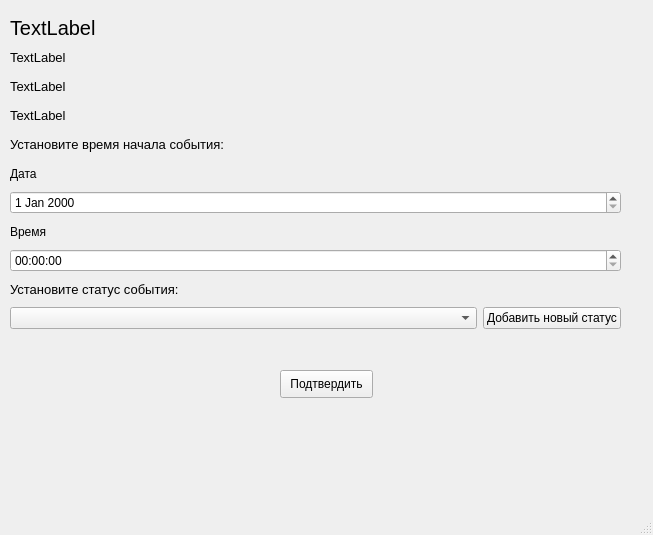
<?xml version="1.0" encoding="UTF-8"?>
<ui version="4.0">
 <class>MainWindow</class>
 <widget class="QMainWindow" name="MainWindow">
  <property name="geometry">
   <rect>
    <x>0</x>
    <y>0</y>
    <width>653</width>
    <height>535</height>
   </rect>
  </property>
  <property name="windowTitle">
   <string>MainWindow</string>
  </property>
  <widget class="QWidget" name="centralwidget">
   <widget class="QWidget" name="verticalLayoutWidget">
    <property name="geometry">
     <rect>
      <x>10</x>
      <y>16</y>
      <width>611</width>
      <height>313</height>
     </rect>
    </property>
    <layout class="QVBoxLayout" name="verticalLayout">
     <item>
      <widget class="QLabel" name="olimpName">
       <property name="font">
        <font>
         <pointsize>15</pointsize>
        </font>
       </property>
       <property name="text">
        <string>TextLabel</string>
       </property>
      </widget>
     </item>
     <item>
      <widget class="QLabel" name="olimpDesc">
       <property name="font">
        <font>
         <pointsize>10</pointsize>
        </font>
       </property>
       <property name="text">
        <string>TextLabel</string>
       </property>
      </widget>
     </item>
     <item>
      <widget class="QLabel" name="olimpLev">
       <property name="font">
        <font>
         <pointsize>10</pointsize>
        </font>
       </property>
       <property name="text">
        <string>TextLabel</string>
       </property>
      </widget>
     </item>
     <item>
      <widget class="QLabel" name="profil">
       <property name="font">
        <font>
         <pointsize>10</pointsize>
        </font>
       </property>
       <property name="text">
        <string>TextLabel</string>
       </property>
      </widget>
     </item>
     <item>
      <widget class="QLabel" name="label">
       <property name="font">
        <font>
         <pointsize>10</pointsize>
        </font>
       </property>
       <property name="text">
        <string>Установите время начала события:</string>
       </property>
      </widget>
     </item>
     <item>
      <widget class="QLabel" name="label_2">
       <property name="text">
        <string>Дата</string>
       </property>
      </widget>
     </item>
     <item>
      <widget class="QDateEdit" name="dateEdit"/>
     </item>
     <item>
      <widget class="QLabel" name="label_3">
       <property name="text">
        <string>Время</string>
       </property>
      </widget>
     </item>
     <item>
      <widget class="QTimeEdit" name="timeEdit"/>
     </item>
     <item>
      <widget class="QLabel" name="label_4">
       <property name="font">
        <font>
         <pointsize>10</pointsize>
        </font>
       </property>
       <property name="text">
        <string>Установите статус события:</string>
       </property>
      </widget>
     </item>
     <item>
      <layout class="QHBoxLayout" name="horizontalLayout">
       <item>
        <widget class="QComboBox" name="comboBox">
         <property name="sizePolicy">
          <sizepolicy hsizetype="Preferred" vsizetype="Fixed">
           <horstretch>12</horstretch>
           <verstretch>0</verstretch>
          </sizepolicy>
         </property>
        </widget>
       </item>
       <item>
        <widget class="QPushButton" name="addstut">
         <property name="sizePolicy">
          <sizepolicy hsizetype="Minimum" vsizetype="Fixed">
           <horstretch>0</horstretch>
           <verstretch>0</verstretch>
          </sizepolicy>
         </property>
         <property name="text">
          <string>Добавить новый статус</string>
         </property>
        </widget>
       </item>
      </layout>
     </item>
    </layout>
   </widget>
   <widget class="QPushButton" name="accept">
    <property name="geometry">
     <rect>
      <x>280</x>
      <y>370</y>
      <width>93</width>
      <height>28</height>
     </rect>
    </property>
    <property name="text">
     <string>Подтвердить</string>
    </property>
   </widget>
  </widget>
  <widget class="QMenuBar" name="menubar">
   <property name="geometry">
    <rect>
     <x>0</x>
     <y>0</y>
     <width>653</width>
     <height>26</height>
    </rect>
   </property>
  </widget>
  <widget class="QStatusBar" name="statusbar"/>
 </widget>
 <resources/>
 <connections/>
</ui>
